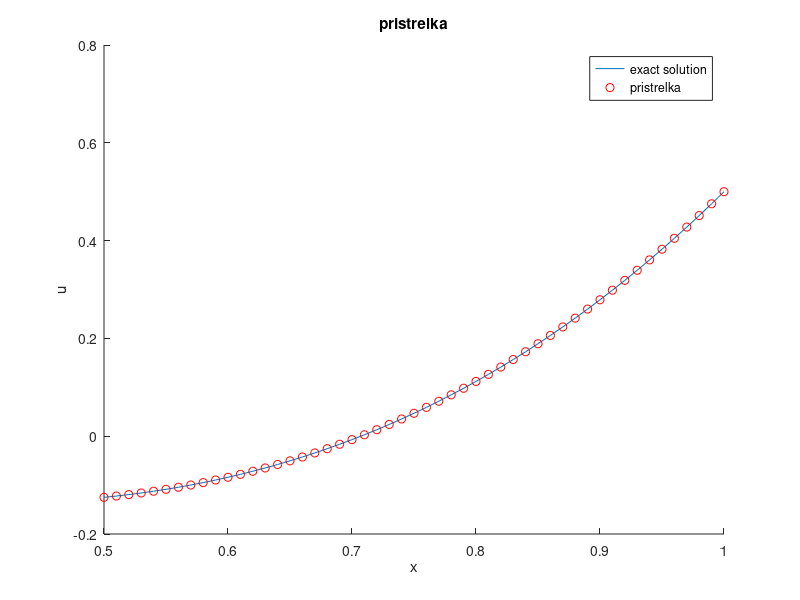

This figure's MATLAB source:
clear; clc;

global p;
p = @(t) -( 6 * t) / (3 * t.^2 - 1/2);
global q;
q = @(t) 1 / t;
global func;
func = @(t) 1 / 2 - t.^2;
u_exact = @(x) x .* (x.^2 - 1/2);

a0 = 0;
a1 = 2;
b0 = 1;
b1 = 1;
g0 = 0.25;
g1 = 3.5;

t_segment = 0.5:0.01:1;
N = length(t_segment);

function [f] = right_side_with_f(t, u)
    f = zeros(2, 1);
    global p;
    global q;
    global func;
    f(1) = u(2); %T'
    f(2) = -p(t)*u(2) + q(t)*u(1) + func(t); %S'
end

exact_solution = zeros(1, N);
for i = 1:N
    exact_solution(i) = u_exact(t_segment(i));
end

t_0 = rand * 131071;
t_1 = rand * 8191;

if b0 ~= 0
    u0_Z1 = [t_0, (g0 - a0*t_0) / b0];
    u0_Z2 = [t_1, (g0 - a0*t_1) / b0];
else
    u0_Z1 = [g0 / a0, t_0];
    u0_Z2 = [g0 / a0, t_1];
end

[t_segment_Z1, solution_Z1] = ode45(@right_side_with_f, t_segment, u0_Z1);
[t_segment_Z2, solution_Z2] = ode45(@right_side_with_f, t_segment, u0_Z2);

Z1 = solution_Z1(:,1);
derivative_Z1 = solution_Z1(:,2);
Z2 = solution_Z2(:,1);
derivative_Z2 = solution_Z2(:,2);

numerator = g1 - a1 * Z1(end) - b1 * derivative_Z1(end);
denominator = a1 * (Z2(end) - Z1(end)) + b1 * (derivative_Z2(end) - derivative_Z1(end));
C = numerator / denominator;

U = (1 - C) * Z1 + C * Z2;

hold on;
plot(t_segment, exact_solution);
plot(t_segment, U, 'ro');
legend('exact solution', 'pristrelka');
title('pristrelka');
xlabel('x');
ylabel('u');

